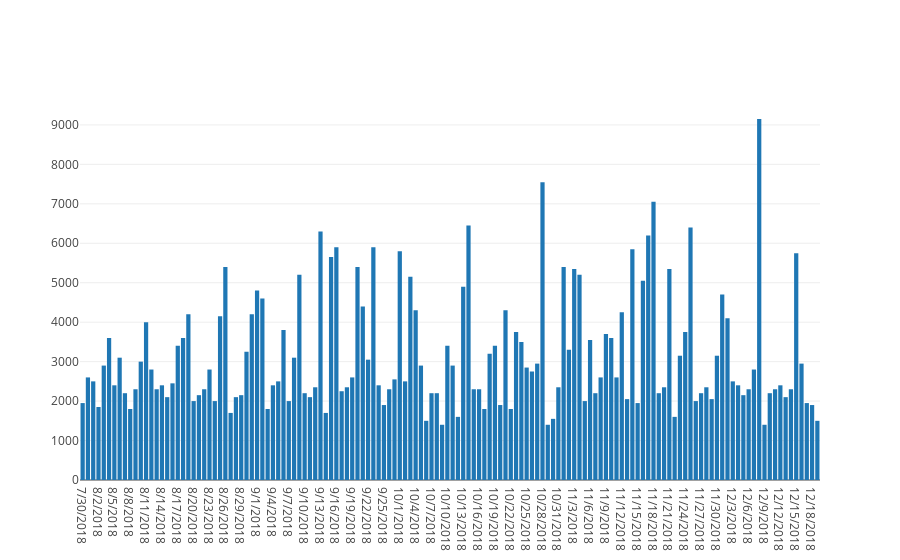

Notebook cell for this chart:
### Code cell
# display calories base on date
data = [go.Bar(x=df.Date, y=df.calories)]
iplot(data, filename='jupyter-basic_bar')

### Figure 1 — Plotly figure (JSON) as saved in the notebook; plotly's stock layout.template omitted (floating-point values rounded to 4 significant figures; data arrays with more than 128 entries replaced by an {"elided": "..."} marker saying what was removed)
{"data": [{"type": "bar", "uid": "b8c7c370-3246-41d6-8ba7-784cb6cc3fd6", "x": {"elided": "140 str values"}, "y": {"elided": "140 int values"}}], "layout": {}}
